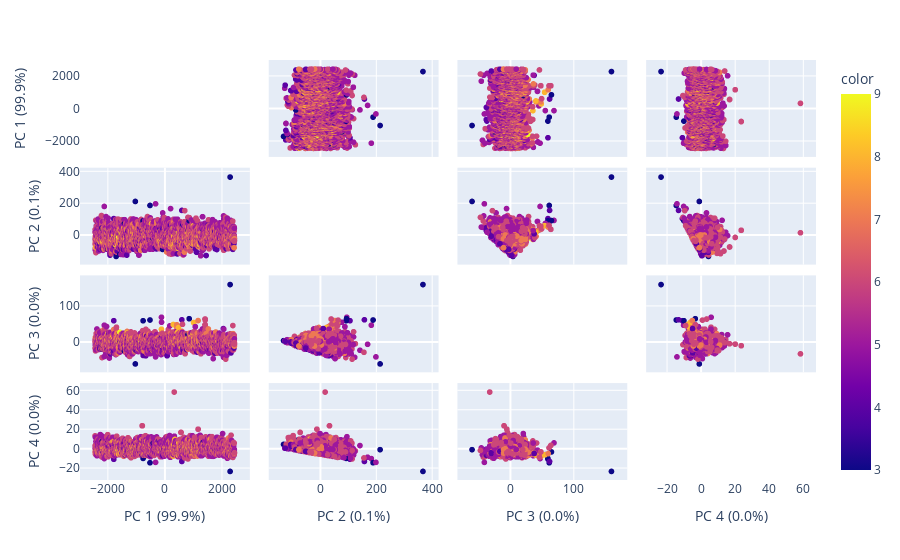

Write notebook code for a chart like this one.
### Code cell
import plotly.express as px

pca = PCA(n_components=4, random_state=42)
pca_data = pca.fit_transform(X_wine.values)

labels = {
    str(i): f"PC {i+1} ({var:.1f}%)"
    for i, var in enumerate(pca.explained_variance_ratio_ * 100)
}

fig = px.scatter_matrix(
    pca_data,
    labels=labels,
    dimensions=range(4),
    color=wine_data["quality"]
)
fig.update_traces(diagonal_visible=False)
fig.show()

### Figure 1 — Plotly figure (JSON) as saved in the notebook; plotly's stock layout.template omitted (floating-point values rounded to 4 significant figures; data arrays with more than 128 entries replaced by an {"elided": "..."} marker saying what was removed)
{"data": [{"diagonal": {"visible": false}, "dimensions": [{"axis": {"matches": true}, "label": "PC 1 (99.9%)", "values": {"elided": "4898 float values"}}, {"axis": {"matches": true}, "label": "PC 2 (0.1%)", "values": {"elided": "4898 float values"}}, {"axis": {"matches": true}, "label": "PC 3 (0.0%)", "values": {"elided": "4898 float values"}}, {"axis": {"matches": true}, "label": "PC 4 (0.0%)", "values": {"elided": "4898 float values"}}], "hovertemplate": "%{xaxis.title.text}=%{x}<br>%{yaxis.title.text}=%{y}<br>color=%{marker.color}<extra></extra>", "legendgroup": "", "marker": {"color": {"elided": "4898 int values"}, "coloraxis": "coloraxis", "symbol": "circle"}, "name": "", "showlegend": false, "type": "splom"}], "layout": {"coloraxis": {"colorbar": {"title": {"text": "color"}}, "colorscale": [[0, "#0d0887"], [0.1111, "#46039f"], [0.2222, "#7201a8"], [0.3333, "#9c179e"], [0.4444, "#bd3786"], [0.5556, "#d8576b"], [0.6667, "#ed7953"], [0.7778, "#fb9f3a"], [0.8889, "#fdca26"], [1, "#f0f921"]]}, "dragmode": "select", "legend": {"tracegroupgap": 0}, "margin": {"t": 60}}}
